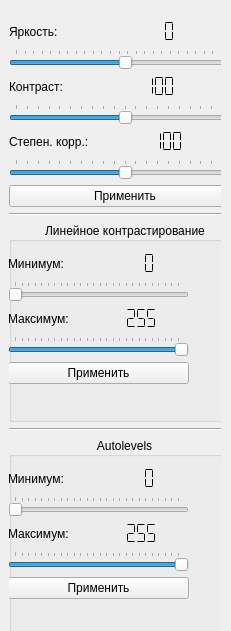
     <widget class="QWidget" name="brightnessScrollAreaContents">
      <property name="geometry">
       <rect>
        <x>0</x>
        <y>0</y>
        <width>231</width>
        <height>631</height>
       </rect>
      </property>
      <widget class="QFrame" name="brightnessFrame">
       <property name="geometry">
        <rect>
         <x>0</x>
         <y>10</y>
         <width>221</width>
         <height>631</height>
        </rect>
       </property>
       <property name="frameShape">
        <enum>QFrame::NoFrame</enum>
       </property>
       <property name="frameShadow">
        <enum>QFrame::Raised</enum>
       </property>
       <widget class="QWidget" name="verticalLayoutWidget_3">
        <property name="geometry">
         <rect>
          <x>9</x>
          <y>10</y>
          <width>232</width>
          <height>660</height>
         </rect>
        </property>
        <layout class="QVBoxLayout" name="brightnessLayout">
         <property name="spacing">
          <number>6</number>
         </property>
         <item>
          <layout class="QFormLayout" name="formLayout_3">
           <item row="0" column="0">
            <widget class="QLabel" name="label_2">
             <property name="text">
              <string>Яркость:</string>
             </property>
            </widget>
           </item>
           <item row="0" column="1">
            <widget class="QLCDNumber" name="lcdNumber_5">
             <property name="frameShape">
              <enum>QFrame::NoFrame</enum>
             </property>
             <property name="smallDecimalPoint">
              <bool>true</bool>
             </property>
             <property name="numDigits">
              <number>4</number>
             </property>
             <property name="segmentStyle">
              <enum>QLCDNumber::Flat</enum>
             </property>
            </widget>
           </item>
          </layout>
         </item>
         <item>
          <widget class="QSlider" name="brightnessSlider">
           <property name="minimum">
            <number>-127</number>
           </property>
           <property name="maximum">
            <number>127</number>
           </property>
           <property name="orientation">
            <enum>Qt::Horizontal</enum>
           </property>
           <property name="tickPosition">
            <enum>QSlider::TicksAbove</enum>
           </property>
           <property name="tickInterval">
            <number>10</number>
           </property>
          </widget>
         </item>
         <item>
          <layout class="QFormLayout" name="formLayout_6">
           <item row="0" column="0">
            <widget class="QLabel" name="label_8">
             <property name="text">
              <string>Контраст:</string>
             </property>
            </widget>
           </item>
           <item row="0" column="1">
            <widget class="QLCDNumber" name="lcdNumber_6">
             <property name="frameShape">
              <enum>QFrame::NoFrame</enum>
             </property>
             <property name="numDigits">
              <number>4</number>
             </property>
             <property name="segmentStyle">
              <enum>QLCDNumber::Flat</enum>
             </property>
             <property name="intValue" stdset="0">
              <number>100</number>
             </property>
            </widget>
           </item>
          </layout>
         </item>
         <item>
          <widget class="QSlider" name="contrastSlider">
           <property name="minimum">
            <number>0</number>
           </property>
           <property name="maximum">
            <number>200</number>
           </property>
           <property name="sliderPosition">
            <number>100</number>
           </property>
           <property name="orientation">
            <enum>Qt::Horizontal</enum>
           </property>
           <property name="invertedControls">
            <bool>false</bool>
           </property>
           <property name="tickPosition">
            <enum>QSlider::TicksAbove</enum>
           </property>
          </widget>
         </item>
         <item>
          <layout class="QFormLayout" name="formLayout_5">
           <item row="0" column="0">
            <widget class="QLabel" name="label_9">
             <property name="text">
              <string>Степен. корр.:</string>
             </property>
            </widget>
           </item>
           <item row="0" column="1">
            <widget class="QLCDNumber" name="lcdNumber_7">
             <property name="frameShape">
              <enum>QFrame::NoFrame</enum>
             </property>
             <property name="numDigits">
              <number>3</number>
             </property>
             <property name="segmentStyle">
              <enum>QLCDNumber::Flat</enum>
             </property>
             <property name="intValue" stdset="0">
              <number>100</number>
             </property>
            </widget>
           </item>
          </layout>
         </item>
         <item>
          <widget class="QSlider" name="expSlider">
           <property name="maximum">
            <number>200</number>
           </property>
           <property name="value">
            <number>100</number>
           </property>
           <property name="orientation">
            <enum>Qt::Horizontal</enum>
           </property>
           <property name="tickPosition">
            <enum>QSlider::TicksAbove</enum>
           </property>
          </widget>
         </item>
         <item>
          <widget class="QPushButton" name="applyBrightnessButton">
           <property name="text">
            <string>Применить</string>
           </property>
          </widget>
         </item>
         <item>
          <widget class="Line" name="line">
           <property name="orientation">
            <enum>Qt::Horizontal</enum>
           </property>
          </widget>
         </item>
         <item>
          <widget class="QGroupBox" name="linContrastGroupBox">
           <property name="minimumSize">
            <size>
             <width>0</width>
             <height>200</height>
            </size>
           </property>
           <property name="autoFillBackground">
            <bool>false</bool>
           </property>
           <property name="styleSheet">
            <string notr="true"/>
           </property>
           <property name="title">
            <string>Линейное контрастирование</string>
           </property>
           <property name="alignment">
            <set>Qt::AlignCenter</set>
           </property>
           <property name="flat">
            <bool>false</bool>
           </property>
           <property name="checkable">
            <bool>false</bool>
           </property>
           <widget class="QWidget" name="verticalLayoutWidget_6">
            <property name="geometry">
             <rect>
              <x>-1</x>
              <y>30</y>
              <width>181</width>
              <height>165</height>
             </rect>
            </property>
            <layout class="QVBoxLayout" name="linContrastLayout">
             <item>
              <layout class="QFormLayout" name="formLayout_10">
               <item row="0" column="0">
                <widget class="QLabel" name="label_12">
                 <property name="text">
                  <string>Минимум:</string>
                 </property>
                </widget>
               </item>
               <item row="0" column="1">
                <widget class="QLCDNumber" name="lcdnumber_2">
                 <property name="frameShape">
                  <enum>QFrame::NoFrame</enum>
                 </property>
                 <property name="segmentStyle">
                  <enum>QLCDNumber::Flat</enum>
                 </property>
                </widget>
               </item>
              </layout>
             </item>
             <item>
              <widget class="QSlider" name="linContrastMinSlider">
               <property name="maximum">
                <number>255</number>
               </property>
               <property name="orientation">
                <enum>Qt::Horizontal</enum>
               </property>
               <property name="tickPosition">
                <enum>QSlider::TicksAbove</enum>
               </property>
              </widget>
             </item>
             <item>
              <layout class="QFormLayout" name="formLayout_11">
               <item row="0" column="0">
                <widget class="QLabel" name="label_13">
                 <property name="text">
                  <string>Максимум:</string>
                 </property>
                </widget>
               </item>
               <item row="0" column="1">
                <widget class="QLCDNumber" name="lcdNumber_10">
                 <property name="frameShape">
                  <enum>QFrame::NoFrame</enum>
                 </property>
                 <property name="segmentStyle">
                  <enum>QLCDNumber::Flat</enum>
                 </property>
                 <property name="intValue" stdset="0">
                  <number>255</number>
                 </property>
                </widget>
               </item>
              </layout>
             </item>
             <item>
              <widget class="QSlider" name="linContrastMaxSlider">
               <property name="maximum">
                <number>255</number>
               </property>
               <property name="value">
                <number>255</number>
               </property>
               <property name="orientation">
                <enum>Qt::Horizontal</enum>
               </property>
               <property name="tickPosition">
                <enum>QSlider::TicksAbove</enum>
               </property>
              </widget>
             </item>
             <item>
              <widget class="QPushButton" name="linContrastApplyButton">
               <property name="text">
                <string>Применить</string>
               </property>
              </widget>
             </item>
             <item>
              <spacer name="verticalSpacer_6">
               <property name="orientation">
                <enum>Qt::Vertical</enum>
               </property>
               <property name="sizeHint" stdset="0">
                <size>
                 <width>20</width>
                 <height>40</height>
                </size>
               </property>
              </spacer>
             </item>
            </layout>
           </widget>
          </widget>
         </item>
         <item>
          <widget class="Line" name="line_2">
           <property name="orientation">
            <enum>Qt::Horizontal</enum>
           </property>
          </widget>
         </item>
         <item>
          <widget class="QGroupBox" name="autolevelsGroupBox">
           <property name="minimumSize">
            <size>
             <width>0</width>
             <height>200</height>
            </size>
           </property>
           <property name="autoFillBackground">
            <bool>false</bool>
           </property>
           <property name="styleSheet">
            <string notr="true"/>
           </property>
           <property name="title">
            <string>Autolevels</string>
           </property>
           <property name="alignment">
            <set>Qt::AlignCenter</set>
           </property>
           <property name="flat">
            <bool>false</bool>
           </property>
           <property name="checkable">
            <bool>false</bool>
           </property>
           <widget class="QWidget" name="verticalLayoutWidget_5">
            <property name="geometry">
             <rect>
              <x>-1</x>
              <y>30</y>
              <width>181</width>
              <height>165</height>
             </rect>
            </property>
            <layout class="QVBoxLayout" name="autolevelsLayout">
             <item>
              <layout class="QFormLayout" name="formLayout_7">
               <item row="0" column="0">
                <widget class="QLabel" name="label_10">
                 <property name="text">
                  <string>Минимум:</string>
                 </property>
                </widget>
               </item>
               <item row="0" column="1">
                <widget class="QLCDNumber" name="lcdnumber">
                 <property name="frameShape">
                  <enum>QFrame::NoFrame</enum>
                 </property>
                 <property name="segmentStyle">
                  <enum>QLCDNumber::Flat</enum>
                 </property>
                </widget>
               </item>
              </layout>
             </item>
             <item>
              <widget class="QSlider" name="autolevelsMinimumSlider">
               <property name="maximum">
                <number>255</number>
               </property>
               <property name="orientation">
                <enum>Qt::Horizontal</enum>
               </property>
               <property name="tickPosition">
                <enum>QSlider::TicksAbove</enum>
               </property>
              </widget>
             </item>
             <item>
              <layout class="QFormLayout" name="formLayout_8">
               <item row="0" column="0">
                <widget class="QLabel" name="label_11">
                 <property name="text">
                  <string>Максимум:</string>
                 </property>
                </widget>
               </item>
               <item row="0" column="1">
                <widget class="QLCDNumber" name="lcdNumber_9">
                 <property name="frameShape">
                  <enum>QFrame::NoFrame</enum>
                 </property>
                 <property name="segmentStyle">
                  <enum>QLCDNumber::Flat</enum>
                 </property>
                 <property name="intValue" stdset="0">
                  <number>255</number>
                 </property>
                </widget>
               </item>
              </layout>
             </item>
             <item>
              <widget class="QSlider" name="autolevelsMaximumSlider">
               <property name="maximum">
                <number>255</number>
               </property>
               <property name="value">
                <number>255</number>
               </property>
               <property name="orientation">
                <enum>Qt::Horizontal</enum>
               </property>
               <property name="tickPosition">
                <enum>QSlider::TicksAbove</enum>
               </property>
              </widget>
             </item>
             <item>
              <widget class="QPushButton" name="autolevelsApplyButton">
               <property name="text">
                <string>Применить</string>
               </property>
              </widget>
             </item>
             <item>
              <spacer name="verticalSpacer_5">
               <property name="orientation">
                <enum>Qt::Vertical</enum>
               </property>
               <property name="sizeHint" stdset="0">
                <size>
                 <width>20</width>
                 <height>40</height>
                </size>
               </property>
              </spacer>
             </item>
            </layout>
           </widget>
          </widget>
         </item>
         <item>
          <spacer name="verticalSpacer_4">
           <property name="orientation">
            <enum>Qt::Vertical</enum>
           </property>
           <property name="sizeHint" stdset="0">
            <size>
             <width>20</width>
             <height>40</height>
            </size>
           </property>
          </spacer>
         </item>
        </layout>
       </widget>
      </widget>
     </widget>
